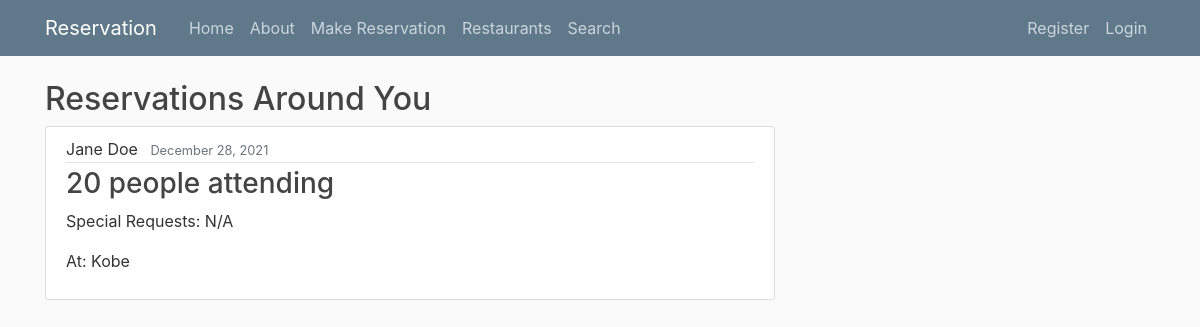
Before: / with the older database file.
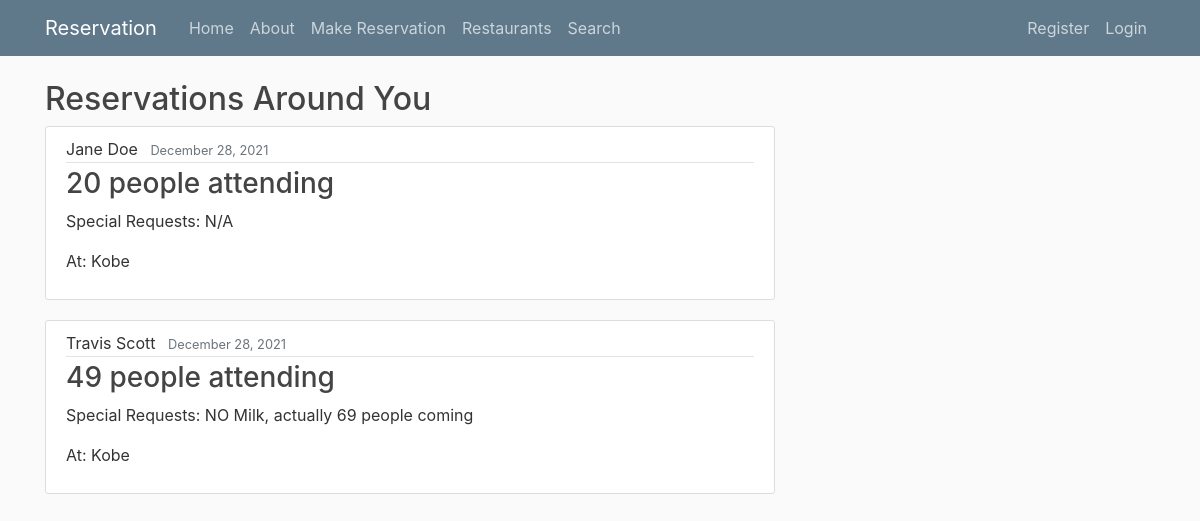
After: the same page with the newer database file.
### reservation/models.py (models this page shows, shortened)
class Reservation(models.Model):
    reservationName = models.TextField()
    date = models.DateTimeField(default=timezone.now)
    peopleCount = models.IntegerField()
    boothTable = models.TextField()
    requests = models.TextField()
    user = models.TextField()
    restaurant = models.TextField()

### reservation/views.py (the view)
# urls.py: 2. Add a URL to urlpatterns:  path('', views.home, name='home')
def home(request):
    context = {
        'reservations': Reservation.objects.all()
    }
    return render(request, 'reservation/home.html', context)

### reservation/templates/reservation/home.html
{% extends "reservation/base.html" %}
{% block content%}
    <h2>Reservations Around You</h2>
    {% for reservation in reservations %}
        <article class="media content-section">
          <div class="media-body">
            <div class="article-metadata">
              <a class="mr-2" >{{ reservation.reservationName }}</a>
              <small class="text-muted">{{ reservation.date|date:"F d, Y" }}</small>
            </div>
            <h3><a class="article-title" >{{ reservation.peopleCount }} people attending</a></h3>
            <p class="article-content"> Special Requests: {{ reservation.requests }}</p>
              <p class="article-content">At: {{ reservation.restaurant }}</p>
          </div>
        </article>
    {% endfor %}
{% endblock content %}

### reservation/templates/reservation/base.html (shortened to what this page needs)
{% load static %}
<!DOCTYPE html>
<html lang="en">
<head>
    <link rel="stylesheet" href="https://maxcdn.bootstrapcdn.com/bootstrap/4.0.0/css/bootstrap.min.css">
    <link rel="stylesheet" type="text/css" href="{% static 'reservation/main.css' %}">
</head>
<body>
    <header class="site-header">
      <nav class="navbar navbar-expand-md navbar-dark bg-steel fixed-top">
        <div class="container">
          <a class="navbar-brand mr-4" href="{% url 'reservation-home' %}">Reservation</a>
          <div class="collapse navbar-collapse" id="navbarToggle">
            <div class="navbar-nav mr-auto">
                <a class="nav-item nav-link" href="{% url 'reservation-home' %}">Home</a>
                <a class="nav-item nav-link" href="{% url 'reservation-about' %}">About</a>
                <a class="nav-item nav-link" href="{% url 'make-reservation' %}">Make Reservation</a>
                <a class="nav-item nav-link" href="{% url 'restaurant' %}">Restaurants</a>
                <a class="nav-item nav-link" href="{% url 'restaurant-search' %}">Search</a>
            </div>
            <div class="navbar-nav">
                {% if user.is_authenticated %}
                    <a class="nav-item nav-link" href="{% url 'logout' %}">Logout</a>
                    <a class="nav-item nav-link" href="{% url 'profile' %}">Profile</a>
                {% else %}
                    <a class="nav-item nav-link" href="{% url 'register' %}">Register</a>
                    <a class="nav-item nav-link" href="{% url 'login' %}">Login</a>
                {% endif %}
            </div>
          </div>
        </div>
      </nav>
    </header>
    <main role="main" class="container">
      <div class="row">
        <div class="col-md-8">
            {% block content %}{% endblock %}
        </div>
      </div>
    </main>
</body>
</html>

### reservation/static/reservation/main.css (style rules this page uses)
body { background: #fafafa; color: #333333; margin-top: 5rem; }
h1, h2, h3, h4, h5, h6 { color: #444444; }
.bg-steel { background-color: #5f788a; }
.site-header .navbar-nav .nav-link { color: #cbd5db; }
.content-section { background: #ffffff; padding: 10px 20px; border: 1px solid #dddddd; border-radius: 3px; margin-bottom: 20px; }
.article-title { color: #444444; }
.article-content { white-space: pre-line; }
.article-metadata { padding-bottom: 1px; margin-bottom: 4px; border-bottom: 1px solid #e3e3e3 }

Changed rows visible on the page:
added Reservation: reservationName "Travis Scott", date "December 28, 2021", peopleCount "49", requests "NO Milk, actually 69 people coming", restaurant "Kobe"
